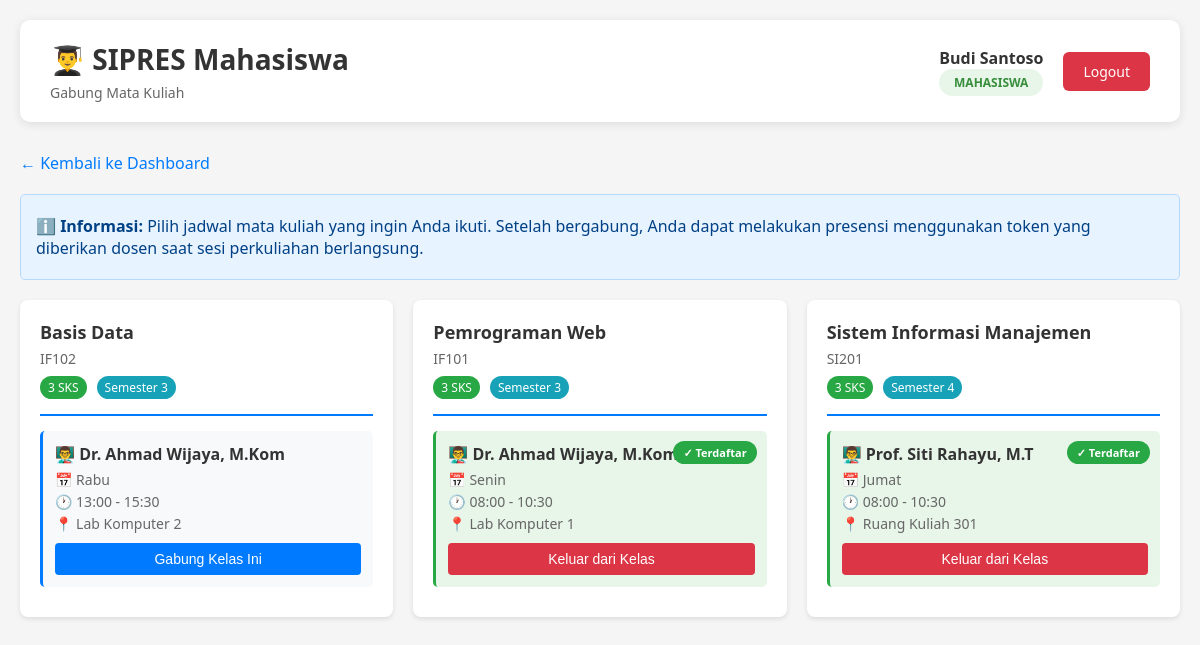
Screenshot of /modules/mahasiswa/gabung.php (signed in) with the database file from the repository.
### tables this page shows
CREATE TABLE jadwal_kuliah (
    id_jadwal INT AUTO_INCREMENT PRIMARY KEY,
    id_mk INT NOT NULL,
    id_dosen INT NOT NULL,
    hari ENUM('Senin', 'Selasa', 'Rabu', 'Kamis', 'Jumat', 'Sabtu', 'Minggu') NOT NULL,
    jam_mulai TIME NOT NULL,
    jam_selesai TIME NOT NULL,
    ruangan VARCHAR(50) NOT NULL,
    created_at TIMESTAMP DEFAULT CURRENT_TIMESTAMP,
    FOREIGN KEY (id_mk) REFERENCES matakuliah(id_mk) ON DELETE RESTRICT,
    FOREIGN KEY (id_dosen) REFERENCES dosen(id_dosen) ON DELETE RESTRICT,
    INDEX idx_hari (hari),
    INDEX idx_dosen (id_dosen),
    INDEX idx_mk (id_mk)
);

CREATE TABLE matakuliah (
    id_mk INT AUTO_INCREMENT PRIMARY KEY,
    kode_mk VARCHAR(20) NOT NULL UNIQUE,
    nama_mk VARCHAR(100) NOT NULL,
    sks INT NOT NULL,
    semester INT NOT NULL,
    created_at TIMESTAMP DEFAULT CURRENT_TIMESTAMP,
    INDEX idx_kode_mk (kode_mk),
    INDEX idx_semester (semester)
);

CREATE TABLE dosen (
    id_dosen INT AUTO_INCREMENT PRIMARY KEY,
    nidn VARCHAR(20) NOT NULL UNIQUE COMMENT 'NIDN/NIP Dosen',
    nama_lengkap VARCHAR(100) NOT NULL,
    email VARCHAR(100),
    no_telp VARCHAR(15),
    user_id INT NOT NULL,
    created_at TIMESTAMP DEFAULT CURRENT_TIMESTAMP,
    FOREIGN KEY (user_id) REFERENCES users(id_user) ON DELETE CASCADE,
    UNIQUE KEY unique_user (user_id),
    INDEX idx_nidn (nidn)
);

### includes/mahasiswa_functions.php (called while the page is built, shortened)
<?php
function getMahasiswaId($user_id) {
    try {
        $conn = getDBConnection();
        $stmt = $conn->prepare("SELECT id_mahasiswa FROM mahasiswa WHERE user_id = ?");
        $stmt->bind_param("i", $user_id);
        $stmt->execute();
        $result = $stmt->get_result();
        if ($row = $result->fetch_assoc()) {
            return $row['id_mahasiswa'];
        }
        return null;
    } catch (Exception $e) {
        error_log("Error getting mahasiswa ID: " . $e->getMessage());
        return null;
    }
}
function getAvailableJadwal($id_mahasiswa = null) {
    try {
        $conn = getDBConnection();
        $query = "SELECT jk.*, mk.kode_mk, mk.nama_mk, mk.sks, mk.semester,
                         d.nama_lengkap as nama_dosen, d.nidn";
        if ($id_mahasiswa) {
            $query .= ", e.id_enrollment, e.status as enrollment_status";
        }
        $query .= " FROM jadwal_kuliah jk
                    JOIN matakuliah mk ON jk.id_mk = mk.id_mk
                    JOIN dosen d ON jk.id_dosen = d.id_dosen";
        if ($id_mahasiswa) {
            $query .= " LEFT JOIN enrollment e ON jk.id_jadwal = e.id_jadwal AND e.id_mahasiswa = ?";
        }
        $query .= " ORDER BY mk.semester, mk.nama_mk, jk.hari";
        $stmt = $conn->prepare($query);
        if ($id_mahasiswa) {
            $stmt->bind_param("i", $id_mahasiswa);
        }
        $stmt->execute();
        $result = $stmt->get_result();
        $jadwal = [];
        while ($row = $result->fetch_assoc()) {
            $jadwal[] = $row;
        }
        return $jadwal;
    } catch (Exception $e) {
        error_log("Error getting available jadwal: " . $e->getMessage());
        return [];
    }
}

### modules/mahasiswa/gabung.php (the view, shortened to what this page needs)
<?php
require_once __DIR__ . '/../../includes/mahasiswa_functions.php';
$nama = $_SESSION['nama'] ?? 'Mahasiswa';
$user_id = $_SESSION['user_id'] ?? 0;
$id_mahasiswa = getMahasiswaId($user_id);
$jadwal_list = getAvailableJadwal($id_mahasiswa);
$courses = [];
foreach ($jadwal_list as $jadwal) {
    $id_mk = $jadwal['id_mk'];
    if (!isset($courses[$id_mk])) {
        $courses[$id_mk] = [
            'kode_mk' => $jadwal['kode_mk'],
            'nama_mk' => $jadwal['nama_mk'],
            'sks' => $jadwal['sks'],
            'semester' => $jadwal['semester'],
            'schedules' => []
        ];
    }
    $courses[$id_mk]['schedules'][] = $jadwal;
}
?>
<!DOCTYPE html>
<html lang="id">
<head>
    <link rel="stylesheet" href="/assets/css/dashboard.css">
</head>
<body>
    <div class="dashboard-container">
        <div class="header">
            <div class="header-left">
                <h1>👨‍🎓 SIPRES Mahasiswa</h1>
                <p>Gabung Mata Kuliah</p>
            </div>
            <div class="header-right">
                <div class="user-info">
                    <div class="user-name"><?php echo htmlspecialchars($nama); ?></div>
                    <div class="user-role">
                        <span class="role-badge mahasiswa">Mahasiswa</span>
                    </div>
                </div>
                <a href="/auth/logout.php" class="btn-logout">Logout</a>
            </div>
        </div>
        <a href="/modules/mahasiswa/dashboard.php" class="back-link">← Kembali ke Dashboard</a>
        <div class="info-box">
            <p><strong>ℹ️ Informasi:</strong> Pilih jadwal mata kuliah yang ingin Anda ikuti. Setelah bergabung, Anda dapat melakukan presensi menggunakan token yang diberikan dosen saat sesi perkuliahan berlangsung.</p>
        </div>
        <?php if (empty($courses)): ?>
            <div style="text-align: center; padding: 60px 20px; background: white; border-radius: 8px; box-shadow: 0 2px 5px rgba(0,0,0,0.1);">
                <h3 style="color: #666;">📚 Belum Ada Mata Kuliah</h3>
                <p style="color: #999;">Belum ada mata kuliah yang tersedia. Silakan hubungi admin.</p>
            </div>
        <?php else: ?>
            <div class="course-grid">
                <?php foreach ($courses as $course): ?>
                    <div class="course-card">
                        <div class="course-header">
                            <h3 class="course-title"><?php echo htmlspecialchars($course['nama_mk']); ?></h3>
                            <div class="course-code"><?php echo htmlspecialchars($course['kode_mk']); ?></div>
                            <div class="course-info">
                                <span class="course-badge sks"><?php echo htmlspecialchars($course['sks']); ?> SKS</span>
                                <span class="course-badge semester">Semester <?php echo htmlspecialchars($course['semester']); ?></span>
                            </div>
                        </div>
                        <div class="schedule-list">
                            <?php foreach ($course['schedules'] as $schedule): ?>
                                <div class="schedule-item <?php echo !empty($schedule['id_enrollment']) ? 'enrolled' : ''; ?>">
                                    <?php if (!empty($schedule['id_enrollment'])): ?>
                                        <span class="enrollment-badge">✓ Terdaftar</span>
                                    <?php endif; ?>
                                    <div class="schedule-dosen">
                                        👨‍🏫 <?php echo htmlspecialchars($schedule['nama_dosen']); ?>
                                    </div>
                                    <div class="schedule-day">
                                        📅 <?php echo htmlspecialchars($schedule['hari']); ?>
                                    </div>
                                    <div class="schedule-time">
                                        🕐 <?php echo htmlspecialchars(substr($schedule['jam_mulai'], 0, 5) . ' - ' . substr($schedule['jam_selesai'], 0, 5)); ?>
                                    </div>
                                    <div class="schedule-room">
                                        📍 <?php echo htmlspecialchars($schedule['ruangan']); ?>
                                    </div>
                                    <?php if (empty($schedule['id_enrollment'])): ?>
                                        <form method="POST" style="margin: 0;">
                                            <button type="submit" class="btn btn-primary">Gabung Kelas Ini</button>
                                        </form>
                                    <?php else: ?>
                                        <form method="POST" style="margin: 0;" onsubmit="return confirm('Yakin ingin keluar dari kelas ini?');">
                                            <button type="submit" class="btn btn-danger">Keluar dari Kelas</button>
                                        </form>
                                    <?php endif; ?>
                                </div>
                            <?php endforeach; ?>
                        </div>
                    </div>
                <?php endforeach; ?>
            </div>
        <?php endif; ?>
    </div>
</body>
</html>

### assets/css/dashboard.css (style rules this page uses)
* { margin: 0; padding: 0; box-sizing: border-box; }
body { font-family: 'Segoe UI', Tahoma, Geneva, Verdana, sans-serif; background: #f5f5f5; min-height: 100vh; }
.dashboard-container { max-width: 1200px; margin: 0 auto; padding: 20px; }
.header { background: white; padding: 20px 30px; border-radius: 10px; box-shadow: 0 2px 10px rgba(0, 0, 0, 0.1); margin-bottom: 30px; display: flex; justify-content: space-between; align-items: center; }
.header-left h1 { color: #333; font-size: 28px; margin-bottom: 5px; }
.header-left p { color: #666; font-size: 14px; }
.header-right { display: flex; align-items: center; gap: 20px; }
.user-info { text-align: right; }
.user-info .user-name { font-weight: 600; color: #333; font-size: 16px; }
.user-info .user-role { color: #666; font-size: 14px; text-transform: capitalize; }
.role-badge { display: inline-block; padding: 5px 15px; border-radius: 20px; font-size: 12px; font-weight: 600; text-transform: uppercase; }
.role-badge.mahasiswa { background: #e8f5e9; color: #388e3c; }
.btn-logout { padding: 10px 20px; background: #dc3545; color: white; border: none; border-radius: 6px; font-size: 14px; cursor: pointer; text-decoration: none; display: inline-block; transition: background 0.3s ease; }

### modules/mahasiswa/gabung.php (style rules this page uses)
.back-link { display: inline-block; margin-bottom: 20px; color: #007bff; text-decoration: none; }
.course-grid { display: grid; grid-template-columns: repeat(auto-fill, minmax(350px, 1fr)); gap: 20px; margin-top: 20px; }
.course-card { background: white; border-radius: 8px; padding: 20px; box-shadow: 0 2px 5px rgba(0,0,0,0.1); transition: transform 0.2s; }
.course-header { border-bottom: 2px solid #007bff; padding-bottom: 15px; margin-bottom: 15px; }
.course-title { font-size: 18px; font-weight: bold; color: #333; margin: 0 0 5px 0; }
.course-code { color: #666; font-size: 14px; }
.course-info { display: flex; gap: 10px; margin-top: 8px; }
.course-badge { display: inline-block; background: #6c757d; color: white; padding: 3px 8px; border-radius: 12px; font-size: 12px; }
.course-badge.sks { background: #28a745; }
.course-badge.semester { background: #17a2b8; }
.schedule-item { background: #f8f9fa; padding: 12px; border-radius: 5px; margin-bottom: 10px; border-left: 3px solid #007bff; position: relative; }
.schedule-item.enrolled { border-left-color: #28a745; background: #e8f5e9; }
.schedule-dosen { font-weight: bold; color: #333; margin-bottom: 5px; }
.schedule-day { color: #666; font-size: 14px; margin-bottom: 3px; }
.schedule-time { color: #666; font-size: 14px; }
.schedule-room { color: #666; font-size: 14px; margin-top: 3px; }
.enrollment-badge { position: absolute; top: 10px; right: 10px; background: #28a745; color: white; padding: 4px 10px; border-radius: 12px; font-size: 11px; font-weight: bold; }
.btn { padding: 8px 16px; border: none; border-radius: 4px; cursor: pointer; font-size: 14px; margin-top: 10px; width: 100%; text-align: center; }
.btn-primary { background: #007bff; color: white; }
.btn-danger { background: #dc3545; color: white; }
.info-box { background: #e7f3ff; border: 1px solid #b3d9ff; padding: 15px; border-radius: 5px; margin-bottom: 20px; }
.info-box p { margin: 5px 0; color: #004085; }

### rows the page displays
jadwal_kuliah: id_mk.nama_mk "Basis Data", id_mk.kode_mk "IF102", id_mk.sks "3", id_mk.semester "3", id_dosen.nama_lengkap "Dr. Ahmad Wijaya, M.Kom", hari "Rabu", jam_mulai+jam_selesai "13:00 - 15:30", ruangan "Lab Komputer 2"
jadwal_kuliah: id_mk.nama_mk "Pemrograman Web", id_mk.kode_mk "IF101", id_mk.sks "3", id_mk.semester "3", shows "✓ Terdaftar", id_dosen.nama_lengkap "Dr. Ahmad Wijaya, M.Kom", hari "Senin", jam_mulai+jam_selesai "08:00 - 10:30", ruangan "Lab Komputer 1"
jadwal_kuliah: id_mk.nama_mk "Sistem Informasi Manajemen", id_mk.kode_mk "SI201", id_mk.sks "3", id_mk.semester "4", shows "✓ Terdaftar", id_dosen.nama_lengkap "Prof. Siti Rahayu, M.T", hari "Jumat", jam_mulai+jam_selesai "08:00 - 10:30", ruangan "Ruang Kuliah 301"

### other values shown
$nama "Budi Santoso"
